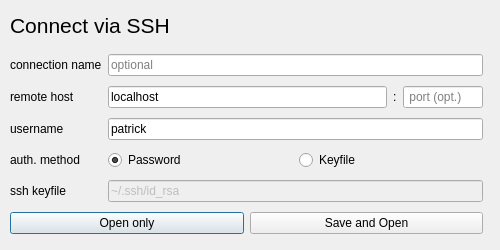
<?xml version="1.0" encoding="UTF-8"?>
<ui version="4.0">
 <class>ConnectionDialog</class>
 <widget class="QDialog" name="ConnectionDialog">
  <property name="geometry">
   <rect>
    <x>0</x>
    <y>0</y>
    <width>500</width>
    <height>250</height>
   </rect>
  </property>
  <property name="sizePolicy">
   <sizepolicy hsizetype="Fixed" vsizetype="Fixed">
    <horstretch>0</horstretch>
    <verstretch>0</verstretch>
   </sizepolicy>
  </property>
  <property name="minimumSize">
   <size>
    <width>500</width>
    <height>250</height>
   </size>
  </property>
  <property name="maximumSize">
   <size>
    <width>500</width>
    <height>250</height>
   </size>
  </property>
  <property name="windowTitle">
   <string>Open a new connection</string>
  </property>
  <widget class="QLabel" name="title">
   <property name="geometry">
    <rect>
     <x>10</x>
     <y>10</y>
     <width>391</width>
     <height>31</height>
    </rect>
   </property>
   <property name="font">
    <font>
     <pointsize>16</pointsize>
    </font>
   </property>
   <property name="text">
    <string>Connect via SSH</string>
   </property>
  </widget>
  <widget class="QWidget" name="gridLayoutWidget">
   <property name="geometry">
    <rect>
     <x>10</x>
     <y>50</y>
     <width>473</width>
     <height>191</height>
    </rect>
   </property>
   <layout class="QGridLayout" name="gridLayout">
    <item row="3" column="1" colspan="3">
     <widget class="QLineEdit" name="usernameLineEdit">
      <property name="text">
       <string>patrick</string>
      </property>
      <property name="placeholderText">
       <string>optional</string>
      </property>
     </widget>
    </item>
    <item row="1" column="0">
     <widget class="QLabel" name="label_3">
      <property name="text">
       <string>connection name</string>
      </property>
     </widget>
    </item>
    <item row="3" column="0">
     <widget class="QLabel" name="label_2">
      <property name="text">
       <string>username</string>
      </property>
     </widget>
    </item>
    <item row="6" column="0" colspan="4">
     <layout class="QHBoxLayout" name="horizontalLayout">
      <item>
       <widget class="QPushButton" name="openButton">
        <property name="text">
         <string>Open only</string>
        </property>
       </widget>
      </item>
      <item>
       <widget class="QPushButton" name="saveOpenButton">
        <property name="text">
         <string>Save and Open</string>
        </property>
       </widget>
      </item>
     </layout>
    </item>
    <item row="5" column="1" colspan="3">
     <widget class="QLineEdit" name="keyfileLineEdit">
      <property name="enabled">
       <bool>false</bool>
      </property>
      <property name="text">
       <string>~/.ssh/id_rsa</string>
      </property>
     </widget>
    </item>
    <item row="2" column="1">
     <widget class="QLineEdit" name="hostnameLineEdit">
      <property name="text">
       <string>localhost</string>
      </property>
      <property name="placeholderText">
       <string>ssh-styled hostname</string>
      </property>
     </widget>
    </item>
    <item row="2" column="3">
     <widget class="QLineEdit" name="portLineEdit">
      <property name="sizePolicy">
       <sizepolicy hsizetype="Fixed" vsizetype="Fixed">
        <horstretch>0</horstretch>
        <verstretch>0</verstretch>
       </sizepolicy>
      </property>
      <property name="maximumSize">
       <size>
        <width>80</width>
        <height>16777215</height>
       </size>
      </property>
      <property name="placeholderText">
       <string> port (opt.)</string>
      </property>
     </widget>
    </item>
    <item row="1" column="1" colspan="3">
     <widget class="QLineEdit" name="connectionNameLineEdit">
      <property name="placeholderText">
       <string>optional</string>
      </property>
     </widget>
    </item>
    <item row="5" column="0">
     <widget class="QLabel" name="label_5">
      <property name="text">
       <string>ssh keyfile</string>
      </property>
     </widget>
    </item>
    <item row="2" column="2">
     <widget class="QLabel" name="label_4">
      <property name="maximumSize">
       <size>
        <width>10</width>
        <height>16777215</height>
       </size>
      </property>
      <property name="text">
       <string>:</string>
      </property>
     </widget>
    </item>
    <item row="2" column="0">
     <widget class="QLabel" name="label">
      <property name="text">
       <string>remote host</string>
      </property>
     </widget>
    </item>
    <item row="4" column="1" colspan="3">
     <layout class="QHBoxLayout" name="horizontalLayout_2">
      <item>
       <widget class="QRadioButton" name="authPasswordRadio">
        <property name="text">
         <string>Password</string>
        </property>
        <property name="checked">
         <bool>true</bool>
        </property>
       </widget>
      </item>
      <item>
       <widget class="QRadioButton" name="authKeyfileRadio">
        <property name="text">
         <string>Keyfile</string>
        </property>
       </widget>
      </item>
     </layout>
    </item>
    <item row="4" column="0">
     <widget class="QLabel" name="label_6">
      <property name="text">
       <string>auth. method</string>
      </property>
     </widget>
    </item>
   </layout>
  </widget>
 </widget>
 <tabstops>
  <tabstop>hostnameLineEdit</tabstop>
  <tabstop>portLineEdit</tabstop>
  <tabstop>connectionNameLineEdit</tabstop>
  <tabstop>openButton</tabstop>
 </tabstops>
 <resources/>
 <connections/>
</ui>
